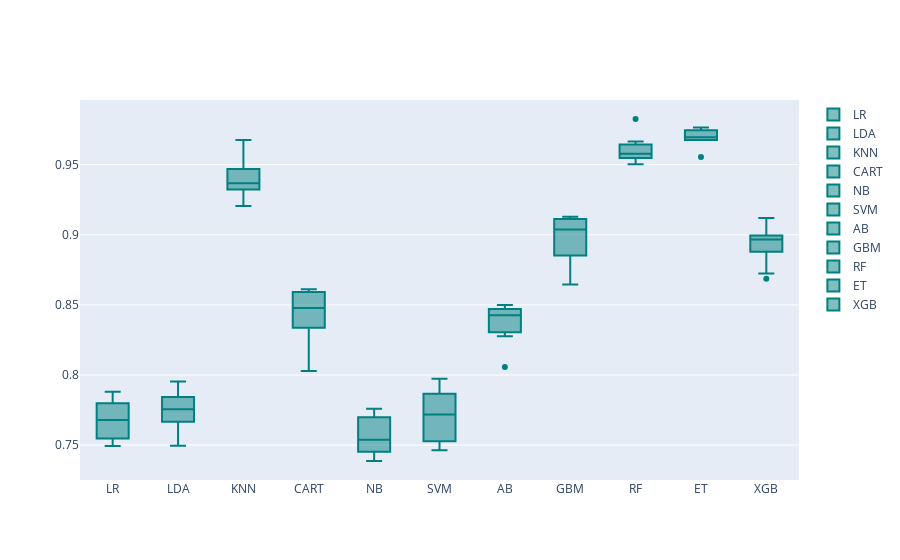

This figure's notebook cell:
### Code cell
models = GetBasedModel()
names,results = BasedLine2(X_train, y_train,models)
PlotBoxR().PlotResult(names,results)

### Figure 1 — Plotly figure (JSON) as saved in the notebook; plotly's stock layout.template omitted (floating-point values rounded to 4 significant figures)
{"data": [{"marker": {"color": "rgb(0, 128, 128)"}, "name": "LR", "type": "box", "y": [0.7553, 0.7635, 0.7814, 0.7798, 0.7722, 0.7493, 0.7775, 0.7547, 0.788, 0.7496]}, {"marker": {"color": "rgb(0, 128, 128)"}, "name": "LDA", "type": "box", "y": [0.7496, 0.7716, 0.7893, 0.7796, 0.7817, 0.7667, 0.7954, 0.7715, 0.7844, 0.7527]}, {"marker": {"color": "rgb(0, 128, 128)"}, "name": "KNN", "type": "box", "y": [0.9374, 0.9204, 0.947, 0.9318, 0.9347, 0.9359, 0.9444, 0.9676, 0.9561, 0.9322]}, {"marker": {"color": "rgb(0, 128, 128)"}, "name": "CART", "type": "box", "y": [0.8029, 0.8353, 0.8605, 0.8592, 0.8442, 0.8337, 0.8611, 0.8585, 0.8513, 0.8262]}, {"marker": {"color": "rgb(0, 128, 128)"}, "name": "NB", "type": "box", "y": [0.7462, 0.7587, 0.7721, 0.7759, 0.7488, 0.7452, 0.7592, 0.7399, 0.7699, 0.7387]}, {"marker": {"color": "rgb(0, 128, 128)"}, "name": "SVM", "type": "box", "y": [0.7775, 0.7973, 0.7877, 0.7463, 0.7814, 0.7663, 0.7867, 0.7527, 0.7585, 0.7497]}, {"marker": {"color": "rgb(0, 128, 128)"}, "name": "AB", "type": "box", "y": [0.8057, 0.8414, 0.85, 0.8305, 0.8437, 0.847, 0.8324, 0.8483, 0.8454, 0.8277]}, {"marker": {"color": "rgb(0, 128, 128)"}, "name": "GBM", "type": "box", "y": [0.8645, 0.9118, 0.9129, 0.9002, 0.9112, 0.8851, 0.9034, 0.907, 0.904, 0.8839]}, {"marker": {"color": "rgb(0, 128, 128)"}, "name": "RF", "type": "box", "y": [0.9502, 0.9547, 0.9664, 0.9531, 0.958, 0.9556, 0.9826, 0.9644, 0.9577, 0.9639]}, {"marker": {"color": "rgb(0, 128, 128)"}, "name": "ET", "type": "box", "y": [0.9676, 0.9764, 0.9746, 0.9706, 0.9675, 0.9683, 0.9678, 0.9748, 0.9708, 0.9555]}, {"marker": {"color": "rgb(0, 128, 128)"}, "name": "XGB", "type": "box", "y": [0.8686, 0.8992, 0.895, 0.8936, 0.9096, 0.8878, 0.8995, 0.912, 0.8982, 0.8724]}], "layout": {}}
